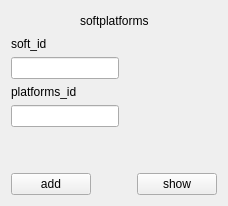
      <widget class="QWidget" name="page_11">
       <layout class="QVBoxLayout" name="verticalLayout_22">
        <item>
         <layout class="QHBoxLayout" name="horizontalLayout_30">
          <item>
           <spacer name="horizontalSpacer_38">
            <property name="orientation">
             <enum>Qt::Horizontal</enum>
            </property>
            <property name="sizeHint" stdset="0">
             <size>
              <width>40</width>
              <height>20</height>
             </size>
            </property>
           </spacer>
          </item>
          <item>
           <widget class="QLabel" name="label_20">
            <property name="text">
             <string>softplatforms</string>
            </property>
           </widget>
          </item>
          <item>
           <spacer name="horizontalSpacer_39">
            <property name="orientation">
             <enum>Qt::Horizontal</enum>
            </property>
            <property name="sizeHint" stdset="0">
             <size>
              <width>40</width>
              <height>20</height>
             </size>
            </property>
           </spacer>
          </item>
         </layout>
        </item>
        <item>
         <layout class="QHBoxLayout" name="horizontalLayout_29">
          <item>
           <layout class="QVBoxLayout" name="verticalLayout_21">
            <item>
             <widget class="QLabel" name="label_19">
              <property name="text">
               <string>soft_id</string>
              </property>
             </widget>
            </item>
            <item>
             <widget class="QLineEdit" name="lineEdit_10"/>
            </item>
            <item>
             <widget class="QLabel" name="label_36">
              <property name="text">
               <string>platforms_id</string>
              </property>
             </widget>
            </item>
            <item>
             <widget class="QLineEdit" name="lineEdit_25"/>
            </item>
            <item>
             <spacer name="verticalSpacer_11">
              <property name="orientation">
               <enum>Qt::Vertical</enum>
              </property>
              <property name="sizeHint" stdset="0">
               <size>
                <width>20</width>
                <height>40</height>
               </size>
              </property>
             </spacer>
            </item>
           </layout>
          </item>
          <item>
           <spacer name="horizontalSpacer_37">
            <property name="orientation">
             <enum>Qt::Horizontal</enum>
            </property>
            <property name="sizeHint" stdset="0">
             <size>
              <width>40</width>
              <height>20</height>
             </size>
            </property>
           </spacer>
          </item>
         </layout>
        </item>
        <item>
         <layout class="QHBoxLayout" name="horizontalLayout_31">
          <item>
           <widget class="QPushButton" name="pushButton_23">
            <property name="text">
             <string>add</string>
            </property>
           </widget>
          </item>
          <item>
           <spacer name="horizontalSpacer_40">
            <property name="orientation">
             <enum>Qt::Horizontal</enum>
            </property>
            <property name="sizeHint" stdset="0">
             <size>
              <width>40</width>
              <height>20</height>
             </size>
            </property>
           </spacer>
          </item>
          <item>
           <widget class="QPushButton" name="pushButton_24">
            <property name="text">
             <string>show</string>
            </property>
           </widget>
          </item>
         </layout>
        </item>
       </layout>
      </widget>
